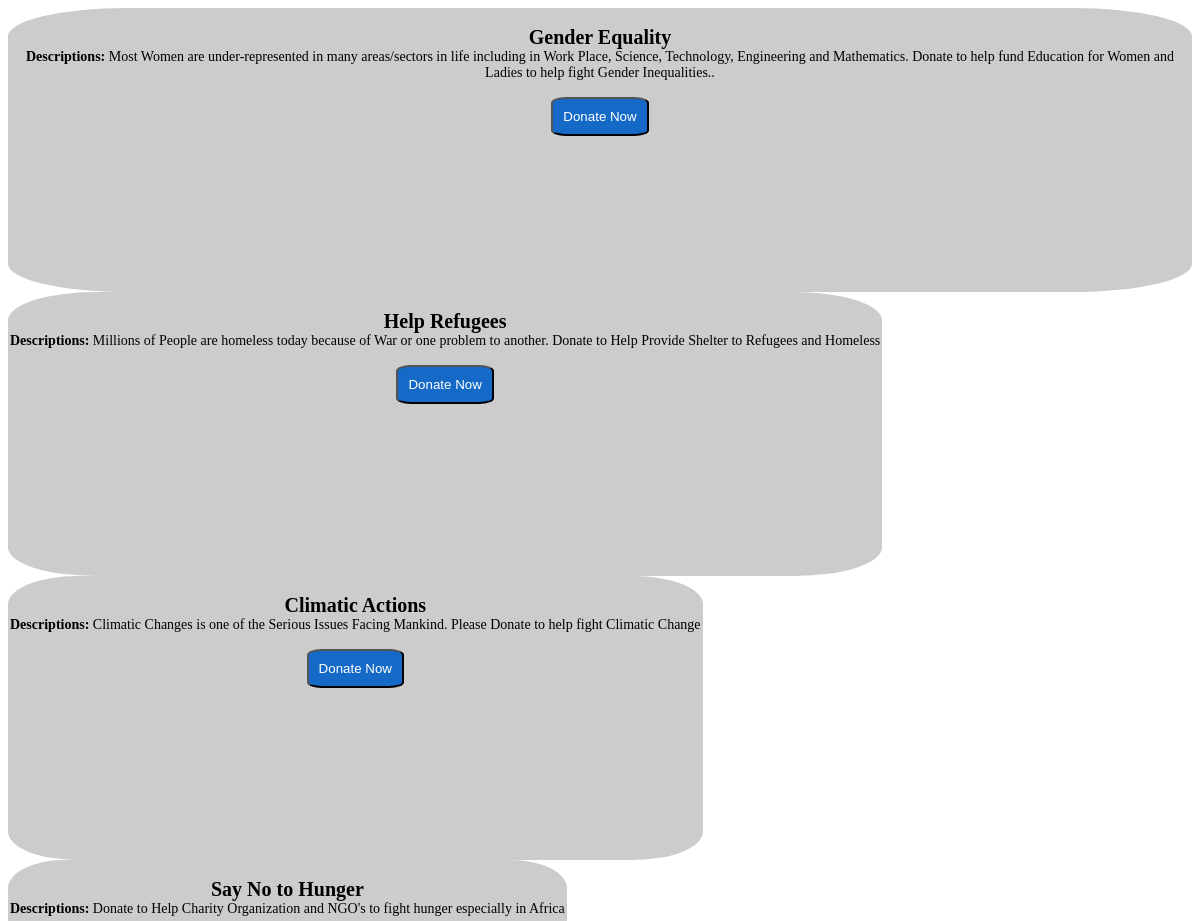
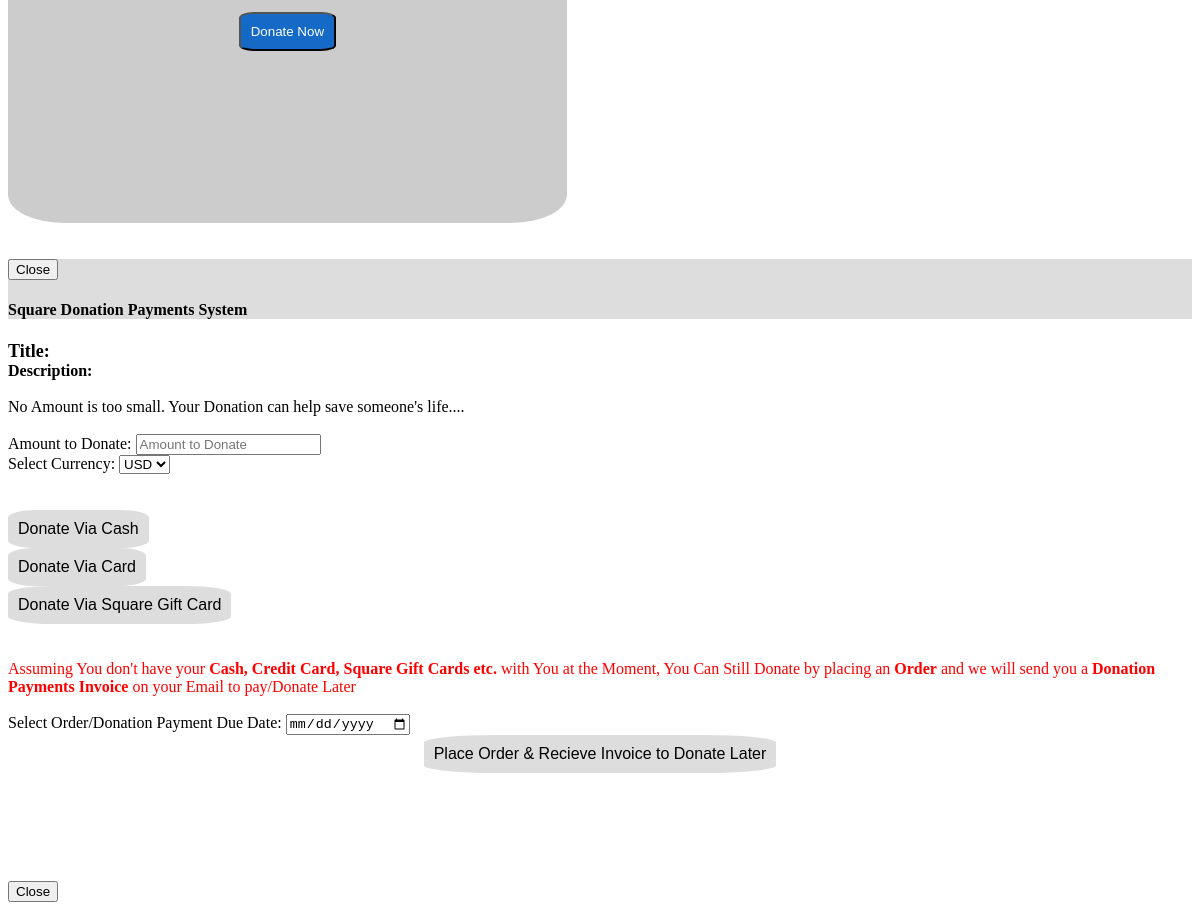
Screenshot of /posts_load.php with the database file from the repository (2 pictures, top to bottom).
### tables this page shows
CREATE TABLE `posts` (
  `id` int(11) NOT NULL AUTO_INCREMENT,
  `title` varchar(100) DEFAULT NULL,
  `description` text DEFAULT NULL,
  `timing` varchar(100) DEFAULT NULL,
  `post_image` text DEFAULT NULL,
  `price` varchar(100) DEFAULT NULL,
  `currency` varchar(100) DEFAULT NULL,
  `fullname` varchar(100) DEFAULT NULL,
  `photo` varchar(100) DEFAULT NULL,
  `userid` varchar(100) DEFAULT NULL,
  `data` varchar(100) DEFAULT NULL,
  `identity` varchar(100) DEFAULT NULL,
  `comments` varchar(20) DEFAULT NULL,
  `saler_page` text DEFAULT NULL,
  `saler_accounts` text DEFAULT NULL,
  PRIMARY KEY (`id`)
);

### posts_load.php (the view, shortened to what this page needs)
            <?php
include('data6rst.php');
$result = $db->prepare('SELECT * FROM posts  order by id desc');
$result->execute(array());
while($row = $result->fetch()){
                $id= $row['id'];
                $title = $row['title'];
                $description = $row['description'];
                $fullname =$row['fullname'];
                $userid = $row['userid'];
            ?>
<div style='display:inline-block' class='xcx1 col-sm-3'>
<br>
<b style='font-size:20px;'><?php echo $title; ?></b> <br>
<b >Descriptions:</b>   <?php echo $description; ?><br>
<br>
<button id=""  data-toggle="modal" data-target="#myModal_buy"  title="Donate Now" data-title="<?php echo $title; ?>"
 data-id="<?php echo $id; ?>"  data-description="<?php echo $description; ?>"
data-owner="<?php echo $fullname; ?>"  data-userid="<?php echo $userid; ?>"
class="btn_action_buy buy_btn1" >Donate Now</button>
</div>
            <?php
            }
            ?>
<div class="container_action">
  <div class="modal fade " id="myModal_buy" role="dialog">
    <div class="modal-dialog modal-lg modal-appear-center1 modal_mobile_resize modaling_sizing">
      <div class="modal-content">
        <div class="modal-header" style='color:black; background:#ddd'>
 <button type="button" class="pull-right btn btn-default" data-dismiss="modal">Close</button>
          <h4 class="modal-title">Square Donation  Payments System</h4>
        </div>
        <div class="modal-body">
<div style='font-size:18px'><b>Title: </b> <span class='title1'></span></div>
<div style=''><b>Description:</b> <span class='description1'></span></div>
<br>
No Amount is too small. Your Donation can help save someone's life....<br>
<br>
<div class="form-group">
              <label> Amount to Donate: </label>
              <input type="text" class="col-sm-12 form-control price2" id="" name="price2" placeholder="Amount to Donate">
            </div>
<div class="form-group">
              <label> Select Currency: </label>
              <select class="col-sm-12 form-control currency" id="" name="currency">
<option value='USD'>USD</option>
</select>
            </div>
<br><br>
<div class="col-sm-4 form-group">
<button type="button" id="cash_btn" class="cash_btn help_css"  title='Donate Via  Cash' >Donate Via  Cash</button>
</div>
<div class="col-sm-4 form-group">
<button type="button" id="card_btn" class="card_btn help_css" title='Donate Via Card'  >Donate Via Card</button>
</div>
<div class="col-sm-4 form-group">
<button type="button" id="giftcard_btn" class="giftcard_btn help_css" title='Donate Via Gift Card'  >Donate Via  Square Gift Card</button>
</div>
<br><br>
<span style='color:red'>Assuming You don't have your <b>Cash, Credit Card, Square Gift Cards etc.</b> with You at the Moment,
 You Can Still Donate by placing an <b>
Order</b>
 and we will send you a <b>Donation Payments Invoice</b> on your Email to pay/Donate Later </span>
<br><br>
<div class="form-group">
              <label> Select Order/Donation Payment Due Date: </label>
              <input type="date" class="col-sm-12 form-control due_date" id="" name="due_date" placeholder="Order/Donation Payment Due Date">
            </div>
<div class="col-sm-12 form-group">
<center>
<button type="button" id="order_btn" class="order help_css" title='Place Order & Recieve Invoice to Donate Later'  >Place Order & Recieve Invoice to Donate Later</button>
</center>
</div>
<br /><br />
<br /><br />
<br /><br />
        </div>
        <div class="modal-footer">
          <button type="button" class="btn btn-default" data-dismiss="modal">Close</button>
        </div>
      </div>
    </div>
  </div>

### posts_load.php (style rules this page uses)
.buy_btn1 { background: #1569C7; color:white; padding:10px; border-radius:15%; }
.help_css { background:#ddd; color:black; border:none; padding:10px; border-radius:20%; font-size:16px; }
.xcx1 { background-color: #ccc; padding: 2px; color:black; font-size:14px; border-radius: 10%; border: none; //cursor: pointer; text-align: center; height:280px; }

### rows the page displays
posts: title "Gender Equality", description "Most Women are under-represented in many areas/sectors in life including in Work Place, Science, Technology, Engineering and Mathematics. Donate to help fund Education for Women and Ladies to help fight Gender Inequalities.."
posts: title "Help Refugees", description "Millions of People are homeless today because of War or one problem to another. Donate to Help Provide Shelter to Refugees and Homeless"
posts: title "Climatic Actions", description "Climatic Changes is one of the Serious Issues Facing Mankind. Please Donate to help fight Climatic Change"
posts: title "Say No to Hunger", description "Donate to Help Charity Organization and NGO's to fight hunger especially in Africa"
